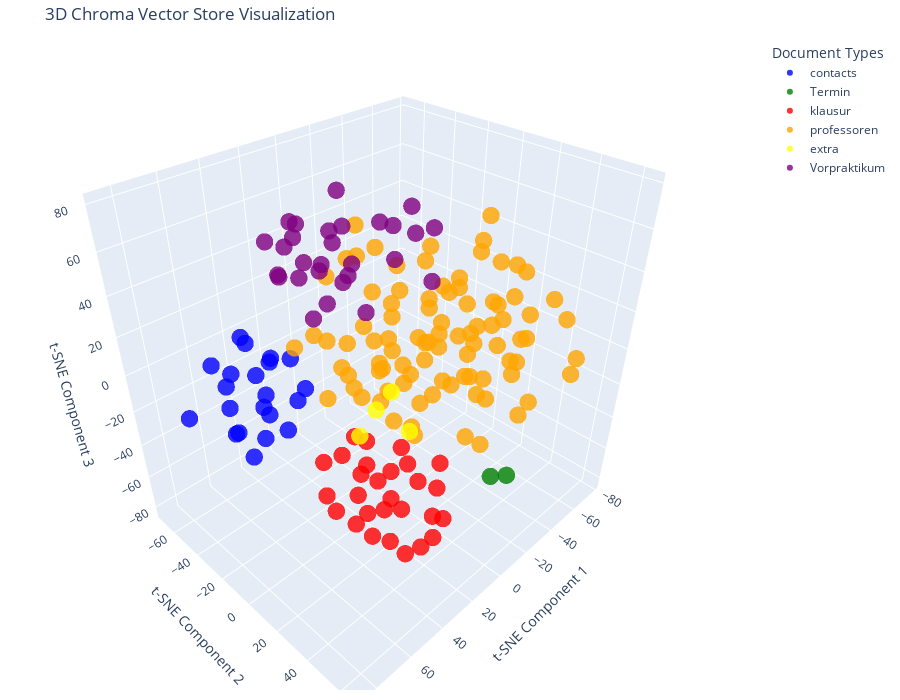

Source (notebook cell):
### Code cell
# Let's try 3D!
tsne = TSNE(n_components=3, random_state=42)
reduced_vectors = tsne.fit_transform(vectors)

fig_3d = go.Figure()
for doc_type, color in type_color_map.items():
    indices = [i for i, t in enumerate(v_doc_types) if t == doc_type]
    if not indices:
        continue
    fig_3d.add_trace(go.Scatter3d(
        x=reduced_vectors[indices, 0],
        y=reduced_vectors[indices, 1],
        z=reduced_vectors[indices, 2],
        mode='markers',
        marker=dict(size=6, color=color, opacity=0.8),
        name=doc_type,
        # Using v_docs[i] to ensure we only get the text snippet
        text=[f"Type: {doc_type}<br>Text: {v_docs[i][:100]}..." for i in indices],
        hoverinfo='text'
    ))

fig_3d.update_layout(
    title='3D Chroma Vector Store Visualization',
    scene=dict(
        xaxis_title='t-SNE Component 1',
        yaxis_title='t-SNE Component 2',
        zaxis_title='t-SNE Component 3'
    ),
    width=900,
    height=700,
    margin=dict(r=20, b=10, l=10, t=40),
    legend_title_text='Document Types'
)

### Figure 1 — Plotly figure (JSON) as saved in the notebook; plotly's stock layout.template omitted (floating-point values rounded to 4 significant figures)
{"data": [{"hoverinfo": "text", "marker": {"color": "blue", "opacity": 0.8, "size": 6}, "mode": "markers", "name": "contacts", "text": ["Type: contacts<br>Text: [\n  {\n    \"type\": \"studierendensekretariat_sprechstunden\",\n    \"name\": \"Frau Schneider\",\n    \"offene...", "Type: contacts<br>Text: {\n    \"type\": \"studierendensekretariat_sprechstunden\",\n    \"name\": \"Frau Theobald\",\n    \"offene_spre...", "Type: contacts<br>Text: \"bereich\": \"AING\",\n    \"offene_sprechstunde\": \"Dienstag und Donnerstag von 09:00 bis 12:00 Uhr und D...", "Type: contacts<br>Text: \"sprechstunde_nach_termin\": \"Montag bis Donnerstag 13:30 bis 15:00 Uhr\"\n  },\n  {\n    \"type\": \"anspre...", "Type: contacts<br>Text: \"email\": \"sandra.schmidt@hs-kl.de\"\n  },\n  {\n    \"type\": \"ansprechpartner_studierendensekretariat\",\n ...", "Type: contacts<br>Text: },\n  {\n    \"type\": \"ansprechpartner_studierendensekretariat\",\n    \"studiengang\": \"Elektrotechnik\",\n ...", "Type: contacts<br>Text: \"studiengang\": \"Elektrotechnik - berufsbegleitend\",\n    \"sachbearbeiterin\": \"Nadine Schneider\",\n    ...", "Type: contacts<br>Text: \"studiengang\": \"Energie-Ingenieurwesen - dual\",\n    \"sachbearbeiterin\": \"Petra Helfrich\",\n    \"raum\"...", "Type: contacts<br>Text: \"raum\": \"Kammgarn F 0.009\",\n    \"durchwahl\": \"2126\",\n    \"email\": \"nadine.schneider@hs-kl.de\"\n  },\n ...", "Type: contacts<br>Text: \"durchwahl\": \"2270\",\n    \"email\": \"sandra.schmidt@hs-kl.de\"\n  },\n  {\n    \"type\": \"ansprechpartner_st...", "Type: contacts<br>Text: },\n  {\n    \"type\": \"ansprechpartner_studierendensekretariat\",\n    \"studiengang\": \"Mechatronik - ausb...", "Type: contacts<br>Text: \"studiengang\": \"Wirtschaftsingenieurwesen\",\n    \"sachbearbeiterin\": \"Petra Helfrich\",\n    \"raum\": \"K...", "Type: contacts<br>Text: \"sachbearbeiterin\": \"Jeannette Krob\",\n    \"raum\": \"Kammgarn F 0.014\",\n    \"durchwahl\": \"2191\",\n    \"...", "Type: contacts<br>Text: \"durchwahl\": \"2191\",\n    \"email\": \"jeannette.krob@hs-kl.de\"\n  },\n  {\n    \"type\": \"ansprechpartner_pr...", "Type: contacts<br>Text: },\n  {\n    \"type\": \"ansprechpartner_pruefungsamt_aing\",\n    \"studiengang\": \"LehrePlusHS\",\n    \"sachb...", "Type: contacts<br>Text: \"sachbearbeiterin\": \"Jeannette Krob\",\n    \"raum\": \"Kammgarn F 0.014\",\n    \"durchwahl\": \"2191\",\n    \"...", "Type: contacts<br>Text: \"sachbearbeiterin\": \"Jeannette Krob\",\n    \"raum\": \"Kammgarn F 0.014\",\n    \"durchwahl\": \"2191\",\n    \"...", "Type: contacts<br>Text: \"sachbearbeiterin\": \"Jeannette Krob\",\n    \"raum\": \"Kammgarn F 0.014\",\n    \"durchwahl\": \"2191\",\n    \"...", "Type: contacts<br>Text: \"durchwahl\": \"2273\",\n    \"email\": \"lucia.doll@hs-kl.de\"\n  },\n  {\n    \"type\": \"ansprechpartner_pruefu...", "Type: contacts<br>Text: },\n  {\n    \"type\": \"ansprechpartner_pruefungsamt_bug\",\n    \"studiengang\": \"Bauingenieurwesen Bachelo...", "Type: contacts<br>Text: \"studiengang\": \"Virtual Design Bachelor/Master\",\n    \"sachbearbeiterin\": \"Stephanie Rains\",\n    \"rau..."], "type": "scatter3d", "x": [61.9, 60.53, 46.59, 62.07, 69.48, 57.12, 58.02, 47.52, 72.91, 76.27, 60.31, 41.03, 53.17, 65.94, 54.29, 46.79, 35.97, 50.42, 66.62, 41.59, 86.28], "y": [-27.09, -41.5, -33.73, -16.04, -3.943, -14.87, -18.36, -4.95, -23.95, -13.73, -1.808, -22.21, -51.31, -45.25, -35.05, -49.82, -43.82, -35.63, -33.85, -18.4, -33.72], "z": [-35.63, -31.63, -23.83, -17.88, 9.996, 20.1, 1.998, 6.956, 11.18, -4.856, -5.86, 10.28, -6.593, 7.488, 18.3, 10.97, -2.596, -0.7165, -8.943, -9.956, -3.246]}, {"hoverinfo": "text", "marker": {"color": "green", "opacity": 0.8, "size": 6}, "mode": "markers", "name": "Termin", "text": ["Type: Termin<br>Text: # Termine\n\n## Wintersemester 2025/26\n\n### Montag, 01.09.2025\n**Beginn des Wintersemesters**\n\n### Mon...", "Type: Termin<br>Text: ### Freitag, 01.05.2026\n**Keine Lehrveranstaltungen**  \n_Tag der Arbeit_\n\n### Donnerstag, 14.05.2026..."], "type": "scatter3d", "x": [-1.319, 9.297], "y": [64.91, 64.22], "z": [-27.59, -21.58]}, {"hoverinfo": "text", "marker": {"color": "red", "opacity": 0.8, "size": 6}, "mode": "markers", "name": "klausur", "text": ["Type: klausur<br>Text: Prüfungsplan für das WiSe 2025/2026 des Fachbereichs AINGStand: 09.10.2025\nalle Bachelor-Studiengäng...", "Type: klausur<br>Text: Algorithmen 1 Ba 1842 Mo 19.01.2026 60 min 8:00 9:00 Kiss Bomarius W 5 W W W W W W W W W W W W W W W...", "Type: klausur<br>Text: Arbeitswissenschaft Ba 1014 Mi 25.02.2026 90 min 11:00 12:30 Thurnes Hielscher W W W W W W W W W W W...", "Type: klausur<br>Text: Bildverarbeitung Ba 1301 Mo 26.01.2026 90 min 11:00 12:30 Böhm Steidel W 6 W W W W W W W W W W W W W...", "Type: klausur<br>Text: Digitale Systeme und IoT Ba 1843 Fr 23.01.2026 90 min 11:00 12:30 Schütz Opperskalski 5 5 W W W W W ...", "Type: klausur<br>Text: Einführung in die objektorientierte Softwareentwicklung Ba 1042 Di 20.01.2026 90 min 11:00 12:30 Bom...", "Type: klausur<br>Text: Elektrische Maschinen 2 Ba 1858 Di 27.01.2026 90 min 11:00 12:30 Urschel Schumann W W 6 W W W W W W ...", "Type: klausur<br>Text: Elektronik und EMV Ba 1821 Fr 27.02.2026 120 min8:00 10:00 Schumann Steil 3 3 3 W W W W W W W W 3 W ...", "Type: klausur<br>Text: Fahrzeugantriebe Ba 1883 Di 20.01.2026 120 min11:00 13:00 Heidrich Opperskalski W W W W W 5 W W W W ...", "Type: klausur<br>Text: Finite-Elemente-Methode Ba 1076 ##### Absprache Dozentmündl. Info von DozentMagin Gilbert W W W W 5 ...", "Type: klausur<br>Text: Generative Fertigungsverfahren Ba 1745 ##### Absprache Dozentmündl. Info von DozentEnk Kilb W W W W ...", "Type: klausur<br>Text: Grundlagen der Softwareentwicklung 1 + 2 Ba 1813 Do 29.01.2026 90 min 11:00 12:30 Schütz Kiss 2 2 2 ...", "Type: klausur<br>Text: Ingenieurmathematik 1 Ba 1810 Mo 23.02.2026 120 min14:00 16:00 Maier / Steidel Steidel / Maier 1 1 1...", "Type: klausur<br>Text: IT-Sicherheit Ba 1648 Mi 28.01.2026 60 min 8:00 9:00 Kiss Bomarius 6 6 6 W W W W W W W W W W W W W W...", "Type: klausur<br>Text: Konstruktion - Hausarbeit Ba 1200 ##### Absprache Dozent HA Info von DozentKilb Enk W W W W 5 5 5 5 ...", "Type: klausur<br>Text: Leichtbaukonstruktion Ba 1132 ##### Absprache DozentE-PortfolioInfo von DozentMagin Heß W W W W W 5 ...", "Type: klausur<br>Text: Maschinenelemente 1 Ba 1867 Mi 21.01.2026 90 min 11:00 12:30 Enk Kilb W W W - 1 1 1 1 1 1 1 - - - - ...", "Type: klausur<br>Text: Mechanische Verfahrenstechnik Ba 1157 Di 27.01.2026 90 min 8:00 9:30 Kaiser López López W W W W W W ...", "Type: klausur<br>Text: Operations Research Ba 1182 Mi 28.01.2026 90 min 8:00 9:30 Bott Reiner W W W W W W W W W W W W 4 4 4...", "Type: klausur<br>Text: Glöser\nGlöser / Fischer / \nBecherer 5 5 5 5 - - - - - - - - - - - - - - - Do 20.11.2025 #WERT! #WERT...", "Type: klausur<br>Text: Regelungstechnik 1 Ba 1832 Mi 25.02.2026 90 min 14:00 15:30 Herchenhan Opperskalski 5 5 5 - - - - - ...", "Type: klausur<br>Text: Robotik 2 Ba 1501 Mi 28.01.2026 60 min 11:00 12:00 Bitsch Maier W W W W W W W W W W W 6 W W W W W W ...", "Type: klausur<br>Text: Steuerungstechnik Ba 1881 Mo 26.01.2026 90 min 14:00 15:30 Heidrich Opperskalski - - - - W 4 W W W W...", "Type: klausur<br>Text: Therm. Verfahrenstechnik Ba 1239 Mo 23.02.2026 90 min 8:00 9:30 López López Kaiser W W W W W W W W W...", "Type: klausur<br>Text: Werkstoffkunde (für EI und MT) Ba 1886 Do 29.01.2026 90 min 14:00 15:30 Geromiller / Starke Starke /...", "Type: klausur<br>Text: PCB-Design for Power Electronics RW 2254 ##### Absprache Dozentmündl. Info von DozentSchumann Ursche...", "Type: klausur<br>Text: Tutoriumstätigkeit RW 1256-1260 ##### Absprache Dozent - Info von DozentDiverse Prüfer Diverse Prüfe...", "Type: klausur<br>Text: Technische Bauteilsauberkeit RW 1695 ##### Absprache Dozent90 min Info von DozentHielscher Enk W W W..."], "type": "scatter3d", "x": [41.46, 25.29, 15.62, 2.308, 1.611, 16.65, 24.01, 21.79, 38.53, 31.27, 16.99, 31.45, 43.38, 47.59, 47.58, 33.15, 36.48, 16.93, 22.42, 4.092, 35.88, 34.04, 14.06, 1.385, 17.44, 13.91, 29.87, 31.33], "y": [24.62, 29.69, 19.83, 30.44, 11.01, 14.71, 21.57, 3.976, 0.3248, 6.429, 14.82, 20.97, 36.87, 23.92, 5.149, 9.87, 22.48, 46.9, 36.39, 32.96, 51.17, 40.69, 39.34, 27.86, -4.824, -4.36, -3.936, -15.7], "z": [-20.18, -53.98, -29.54, -56.23, -54.14, -64.05, -82.24, -77.93, -66.94, -21.9, -46.32, -38.45, -35.97, -51.08, -47.24, -53.67, -68.33, -53.37, -34.37, -37.91, -53.27, -67.36, -73.53, -77.36, -60.82, -41.72, -40.2, -51.21]}, {"hoverinfo": "text", "marker": {"color": "orange", "opacity": 0.8, "size": 6}, "mode": "markers", "name": "professoren", "text": ["Type: professoren<br>Text: # Prof. Dr.-Ing. Albert Meij\n\n**Campus:** Kaiserslautern  \n**E-Mail:** albert.meij(at)hs-kl(dot)de  ...", "Type: professoren<br>Text: ## Biographie\n- Berufung an die Hochschule Kaiserslautern für das Fachgebiet Konstruktion, Leichtbau...", "Type: professoren<br>Text: - Leitung des ersten englischsprachigen Master-Studiengangs in Rheinland-Pfalz im Rahmen des INHEE-P...", "Type: professoren<br>Text: ---\n\n## Lehrgebiete\n- Leichtbau  \n- Verbundwerkstoffe  \n- Methodische Produktentwicklung  \n\n---\n\n## ...", "Type: professoren<br>Text: ### XP2P – Peer-to-Peer-Learning in Mechatronics (ERASMUS Strategic Partnerships)\n- Laufzeit: 01.10....", "Type: professoren<br>Text: # Prof. Dr.-Ing. Andreas Steil\n\n## Kontakt\n**Telefon:** +49 631 3724-2211  \n**Fax:** +49 631 3724-21...", "Type: professoren<br>Text: ## Projekte\n### DRM und DRM+: Digitaler Hörfunk der Zukunft\n- **Beginn:** 01.10.2006  \n- **Projektle...", "Type: professoren<br>Text: # Prof. Dipl.-Ing. Karl-Heinz Helmstädter\n\n**Campus:** Kaiserslautern  \n**Raum:** F2.026  \n**Telefon...", "Type: professoren<br>Text: ### Bachelor PO2024\n- Einführung in die Produktentwicklung: Konstruktionsmethodik – Vorlesung und Pr...", "Type: professoren<br>Text: # Prof. Dr.-Ing. Christian M. Thurnes\n\n## Kontakt\n**Telefon:** +49 631 3724-2244  \n**E-Mail:** Chris...", "Type: professoren<br>Text: ## Lehrgebiete\n- Operational Excellence- und Innovationsmethodik  \n\n## Tätigkeiten\n- Studiengangslei...", "Type: professoren<br>Text: # Prof. Dr.-Ing. Christian Schumann\n\n**Lehrgebiete:** Leistungselektronik, Elektronik, EMV  \n**Forsc...", "Type: professoren<br>Text: **Kontakt:**  \n- **Telefon:** +49 631 3724-2469  \n- **E-Mail:** christian.schumann(at)hs-kl(dot)de  ...", "Type: professoren<br>Text: **Projekte:**  \n- **Elektronischer Gruppen-Antrieb auf Leiterplattenbasis als Synergetisches System ...", "Type: professoren<br>Text: - Mitarbeiter: B. Eng. Max Wagner  \n- **Sulfuric Acid Electrification: Tests and Technological Appli...", "Type: professoren<br>Text: - Projektleitung: Prof. Dr.-Ing. Christian Schumann, Prof. Dr.-Ing. Sven Urschel  \n  - Mitarbeiter: ...", "Type: professoren<br>Text: **Projekte und Lehrkonzepte (fortlaufend):**  \n- OPENEDU-RLP: Tutorials für Simulationstools in Leis...", "Type: professoren<br>Text: **Leistungsangebot:**  \n- Entwurf, Dimensionierung und Analyse leistungselektronischer Schaltungen  ...", "Type: professoren<br>Text: ---\nname: Prof. Dr.-Ing. Constantin Bauer\nfaculty: Angewandte Ingenieurwissenschaften\ncampus: Kaiser...", "Type: professoren<br>Text: # Prof. Dr.-Ing. Dirk Enk\n\n**Campus:** Kaiserslautern  \n**Raum:** F1.036  \n**Telefon:** +49 631 3724...", "Type: professoren<br>Text: # Prof. Dr. Eva Maria Kiss\n\n**Campus:** Kaiserslautern  \n**Raum:** F1.026  \n**Telefon:** +49 631 372...", "Type: professoren<br>Text: **Kurzbeschreibung:**  \nelab2go stellt didaktisch aufbereitete Demonstratoren zu aktuellen technolog...", "Type: professoren<br>Text: # Prof. Dr.-Ing. Felix Möhrle\n\n**Campus:** Kaiserslautern  \n**Raum:** F1.033  \n**E-Mail:** felix.moe...", "Type: professoren<br>Text: # Prof. Dr. rer. nat. Felix Wick\n\n## Kontakt\n**Telefon:** +49 631 3724-2217  \n**E-Mail:** felix.wick...", "Type: professoren<br>Text: # Prof. Dr. rer. nat. Frank Bomarius\n\n**Campus:** Kaiserslautern  \n**Raum:** F2.030  \n**Telefon:** +...", "Type: professoren<br>Text: Seit 2004 hat er eine Professur am Fachbereich Angewandte Ingenieurwissenschaften der Hochschule Kai...", "Type: professoren<br>Text: ---\nname: Prof. Dr.-Ing. Gerd Bitsch\nfaculty: Angewandte Ingenieurwissenschaften\ncampus: Kaiserslaut...", "Type: professoren<br>Text: ## Arbeitsgruppe MecRoKa\nBezeichnung: Mechatronik und Robotik an der Hochschule Kaiserslautern  \nGrü...", "Type: professoren<br>Text: ## Themengebiete\n- Roboterbasierter Fahrsimulator RODOS  \n- Messfahrzeug REDAR  \n- Digitale Umgebung...", "Type: professoren<br>Text: ## Sprechstunde\n- Nach Vereinbarung  \n\n## Robotik AG\nEine offene Gruppe robotikinteressierter Studie...", "Type: professoren<br>Text: ### Am Fraunhofer-Institut für Techno- und Wirtschaftsmathematik (ITWM)\n\n**Dr.-Ing. Michael Kleer** ...", "Type: professoren<br>Text: **B.A. Ann-Kathrin Bäumler**  \nAufgabenbereich: Projekt ODPfalz – Umgebungsmodellierung / Virtual De...", "Type: professoren<br>Text: # Prof. Priv.-Doz. Dr.-Ing. habil. Peter Starke\n\n**Kontakt:**  \n- Telefon: +49 631 3724-2389  \n- E-M...", "Type: professoren<br>Text: **Fachbereich:** Angewandte Ingenieurwissenschaften  \n**Campus:** Kaiserslautern  \n**Raum:** H1-2010...", "Type: professoren<br>Text: ## Lehrgebiete\n- Werkstoffkunde & Werkstoffprüfung  \n- Konstruktionswerkstoffe  \n- Zerstörende & zer...", "Type: professoren<br>Text: ## Veranstaltungen\n- Werkstoffkunde  \n- Konstruktionswerkstoffe  \n- Zerstörende & Zerstörungsfreie P...", "Type: professoren<br>Text: # Prof. Dr.-Ing. Hans-Peter Geromiller\n\n**Campus:** Kaiserslautern  \n**Raum:** F0.030  \n**Telefon:**...", "Type: professoren<br>Text: # Prof. Dr.-Ing. Hartmut Opperskalski\n\n**Lehrgebiete:** Automatisierungstechnik, Leiter des Institut...", "Type: professoren<br>Text: # Prof. Dr.-Ing. Heiko Heß\n\n**Campus:** Kaiserslautern  \n**Raum:** F1.027  \n**Telefon:** +49 631 372...", "Type: professoren<br>Text: ---\n\n## Sprechstunde\n- Nach Vereinbarung, telefonisch oder per E-Mail  \n\n---\n\n## Veranstaltungen\n- S...", "Type: professoren<br>Text: # Prof. Dr.-Ing. Hubert Klein\n\n**Campus:** Kaiserslautern  \n**Raum:** F1.025  \n**Telefon:** +49 631 ...", "Type: professoren<br>Text: **Sommersemester:**  \n- Produktionsplanung und -steuerung – Vorlesung (Bachelor)  \n- Qualitätsmanage...", "Type: professoren<br>Text: # Prof. Dr.-Ing. Karsten Glöser\n\n**Campus:** Kaiserslautern  \n**Raum:** F2.025  \n**Telefon:** +49 63...", "Type: professoren<br>Text: **Kurzbeschreibung:**  \nEntwicklung von modularen Stromschienensystemen auf Basis von Hochtemperatur...", "Type: professoren<br>Text: **Kurzbeschreibung:**  \nUntersuchung des Verhaltens von supraleitenden Kabelsystemen bei gleichzeiti...", "Type: professoren<br>Text: # Prof. Dr. rer. pol. Klaus Fischer\n\n**Campus:** Kaiserslautern  \n**Raum:** F2.027  \n**E-Mail:** kla...", "Type: professoren<br>Text: # Prof. Dr. rer. nat. Martin Böhm\n\n**Campus:** Kaiserslautern  \n**Raum:** F2.031  \n**Telefon:** +49 ...", "Type: professoren<br>Text: ### Berufsbegleitender Master\n- Numerische Methoden  \n- Mehrdimensionale Funktionen der Elektrotechn...", "Type: professoren<br>Text: ---\n\n### AEROS\n**Titel:** Automatische Erfassung von Verkehrszeichen  \n**Projektleitung:** Prof. Dr....", "Type: professoren<br>Text: # Prof. Dr.-Ing. Martin Hoof\n\n**Campus:** Kaiserslautern  \n**Raum:** F2.034  \n**Telefon:** +49 631 3...", "Type: professoren<br>Text: # Prof. Dr.-Ing. Matthias Hampel\n\n**Campus:** Kaiserslautern  \n**Raum:** F1.022  \n**Telefon:** +49 6...", "Type: professoren<br>Text: Seit 2012 lehrt er an der Hochschule Kaiserslautern Physik und Erneuerbare Energien.  \n\n---\n\n## Spre...", "Type: professoren<br>Text: # Prof. Dr.-Ing. Matthias R. Leiner\n\n**Campus:** Kaiserslautern  \n**Raum:** F1.028  \n**Telefon:** +4...", "Type: professoren<br>Text: ## Projekte\n\n### Mechatronisches Projekt \"Viergliedriges Koppelgetriebe mit lagegeregeltem Drehstrom...", "Type: professoren<br>Text: **Kurzbeschreibung:**  \nRealitätsnahe Modellierung der hydrodynamischen Gleitlagerkräfte in Kurbelwe...", "Type: professoren<br>Text: # Prof. Dr.-Ing. Michael Herchenhan\n\n**Campus:** Kaiserslautern  \n**Raum:** F2.036  \n**Telefon:** +4...", "Type: professoren<br>Text: # Prof. Dr.-Ing. Michael Magin\n\n**Campus:** Kaiserslautern  \n**Raum:** F1.031  \n**Telefon:** +49 631...", "Type: professoren<br>Text: ## Tätigkeiten\n- Vizepräsident für Internationalisierung  \n\n## Sprechstunde\n- Nach Vereinbarung per ...", "Type: professoren<br>Text: ### FiberEngine\n- **Zeitraum:** 01.07.2021 – 30.06.2023  \n- **Projektleitung:** Prof. Dr.-Ing. Micha...", "Type: professoren<br>Text: # Prof. Dr.-Ing. Norbert Gilbert\n\n**Campus:** Kaiserslautern  \n**Raum:** F1.029  \n**Telefon:** +49 6...", "Type: professoren<br>Text: # Prof. Dr.-Ing. Oliver Maier\n\n**Campus:** Kaiserslautern  \n**Raum:** F2.037  \n**Telefon:** +49 631 ...", "Type: professoren<br>Text: ## Sprechstunde\n- Nach Vereinbarung  \n\n---\n\n## Vorlesungen WS 25/26\n1. **Grundlagen der Simulation (...", "Type: professoren<br>Text: # Prof. Dr.-Ing. Peter Heidrich\n\n**Campus:** Kaiserslautern  \n**Raum:** F2.016  \n**Telefon:** +49 63...", "Type: professoren<br>Text: # Prof. Dr. rer. nat. Stefan Steidel\n\n## Kontakt\n**Telefon:** +49 631 3724-2250  \n**E-Mail:** stefan...", "Type: professoren<br>Text: ## Biographie\n2003 - 2007 : Studium der Mathematik und Physik an der TU Kaiserslautern – Erstes Staa...", "Type: professoren<br>Text: 2018 - heute : Lehrauftrag an der Hochschule Kaiserslautern im berufsbegleitenden Bachelorstudiengan...", "Type: professoren<br>Text: ## Lehrgebiete\n- Mathematik  \n- Ingenieurinformatik...", "Type: professoren<br>Text: ## Tätigkeiten\n- Vorsitz Prüfungsausschuss:  \n  - \"Automatisierungstechnik, Bachelor\"  \n  - \"Elektro...", "Type: professoren<br>Text: - \"Prozessingenieurwesen, Bachelor\"  \n  - \"Wirtschaftsingenieurwesen, Bachelor\"  \n  - \"Wirtschaftsin...", "Type: professoren<br>Text: ## Veranstaltungen\n**Bachelorstudiengänge:**  \n- Ingenieurmathematik 1  \n- Ingenieurmathematik 2  \n-...", "Type: professoren<br>Text: # Prof. Dr.-Ing. Steffen Schütz\n\n**Campus:** Kaiserslautern  \n**Raum:** H2.071.3  \n**Telefon:** +49 ...", "Type: professoren<br>Text: **Kurzbeschreibung:**  \nIm Mittelpunkt des Projekts steht die Entwicklung einer Beinprothese, die mi...", "Type: professoren<br>Text: **Kurzbeschreibung:**  \nUntersuchung, wie maschinelles Lernen genutzt werden kann, um die Vorsteueru...", "Type: professoren<br>Text: **Kurzbeschreibung:**  \nDas Open Source Leg (OSL) ist eine quelloffene Plattform für Forschung an ak...", "Type: professoren<br>Text: ---\n\n## Übersicht\n- Veröffentlichungen: *(nicht angegeben)*\n- Projekte: EmKiPro2, KI-SeRvo, Open Sou...", "Type: professoren<br>Text: # Prof. Dr.-Ing. Stephan Werth\n\n## Kontakt\n**Telefon:** +49 631 3724-2213  \n**E-Mail:** stephan.wert...", "Type: professoren<br>Text: **Sommersemester:**  \n- Apparatebau (Bachelor & BbB)  \n- IMAT 1 für AI (Bachelor)  \n- Strömungslehre...", "Type: professoren<br>Text: # Prof. Dr.-Ing. Sven Urschel\n\n## Kontakt\n**Telefon:** +49 631 3724-2240  \n**E-Mail:** sven.urschel(...", "Type: professoren<br>Text: ## Lehrgebiete\n- Elektrotechnische Systeme der Mechatronik  \n\n## Forschungsgebiete\n- Elektrische Mas...", "Type: professoren<br>Text: ## Projekte\n- 01.01.2017 - 31.03.2020: IMPROVE – Anwendungsentwicklung innovativer Leistungselektron...", "Type: professoren<br>Text: - 01.09.2021 - 31.08.2025: MiNaMag  \n- 01.01.2024 - 31.12.2025: Normung und Standardisierung von Prü...", "Type: professoren<br>Text: # Prof. Dr.-Ing. Thomas Kilb\n\n**Campus:** Kaiserslautern  \n**Raum:** F1.030  \n**Telefon:** +49 631 3...", "Type: professoren<br>Text: # Prof. Dr. Thomas Reiner\n\n**Lehrgebiete:** Finanz- und Rechnungswesen, Controlling, Value Chain Eng...", "Type: professoren<br>Text: # Prof. Dr.-Ing. Torsten Hielscher\n\n**Campus:** Kaiserslautern  \n**Raum:** F1.032  \n**Telefon:** +49...", "Type: professoren<br>Text: ## Sprechstunde\n- Nach Terminvereinbarung  \n\n---\n\n## Projekte\n\n### Evaluation des Einflusses der Bau...", "Type: professoren<br>Text: # Prof. Dr.-Ing. Victor López López\n\n**Campus:** Kaiserslautern  \n**Raum:** F2.032  \n**Telefon:** +4...", "Type: professoren<br>Text: ### Sonstiges\n- Erasmus Blended Intensive Program: \"Decarbonisation Strategies in Process Engineerin...", "Type: professoren<br>Text: **Mitarbeiter:**  \n- M. Eng. Eric Hemmer  \n- M. Eng. Simon Holzmann  \n- Dipl.-Ing. (FH) Harry Maibau...", "Type: professoren<br>Text: # Prof. Dr.-Ing. Wulf Kaiser\n\n**Campus:** Kaiserslautern  \n**Raum:** F2.017  \n**Telefon:** +49 631 3...", "Type: professoren<br>Text: ## Expertise\n- Prozessentwicklung (Scale-up von Laboranlage zur großtechnischen Prozessanlage)  \n- F..."], "type": "scatter3d", "x": [-16.48, -53.82, -55.21, -11.81, -58.01, -58.96, -46.87, -8.434, -9.656, -19.1, -19.8, -68.58, -9.296, -33.01, -21.19, -76.79, -20.1, -26.37, -3.194, -11.52, -33.18, 7.721, -27.89, -41.23, -46.44, -58.98, 5.155, 0.8618, 9.612, -1.011, -46.51, -33.8, -1.954, -35.53, -30.17, -34.91, -4.005, -39.67, -35.45, -21.68, -11.52, -23.58, -45.55, -11.5, 2.399, -34.07, -16.56, -42.16, -14.3, -8.873, -58.47, -74.88, -27.52, -36.02, -35.53, -48.29, -20.28, -32.47, -6.33, 10.8, -32.36, 19.68, -18.77, -56.89, -65.03, -66.38, -38.18, -14.83, -18.59, -25.77, -51.18, -63.42, -59.56, -59.54, -57.4, -48.98, -32.94, -64.3, -15.39, -37.65, -41.82, -20.43, -23.5, -25.05, -21.89, -40.33, -21.53, -7.104, -38.0, 13.4], "y": [51.58, -8.976, -20.31, -44.51, -13.58, 29.84, -37.9, 18.17, -56.03, -0.4497, -18.32, 20.05, -18.21, -43.0, -44.6, -3.977, -19.49, -10.4, 58.93, 35.65, 17.4, -36.99, 49.29, 59.05, 62.04, 56.65, 55.11, -3.229, -16.75, -10.67, 42.68, 46.07, -3.755, -11.86, -26.12, -36.26, 36.91, 13.55, 5.93, -15.16, 19.85, 24.86, 6.446, -70.28, -69.47, 37.03, 34.48, -16.93, 3.364, 21.06, 20.08, 14.59, 13.47, -23.19, -7.099, -23.32, 0.07742, -33.01, -43.04, 27.38, 42.83, 29.3, 3.004, 42.58, -4.881, -2.808, -51.13, -39.65, -44.15, -58.79, 1.236, -26.88, -24.77, -39.54, 7.534, 15.71, 27.12, 7.569, -29.84, -51.6, -64.13, 27.89, 35.96, 19.18, -25.38, 26.26, -55.26, -56.14, 29.59, 5.668], "z": [10.3, 17.52, 7.892, -17.36, -51.32, 11.35, -57.24, 18.7, 17.07, 42.79, 33.53, -11.17, -38.6, -44.19, -56.63, -17.48, -57.89, -65.89, 27.31, 28.99, -17.04, -3.248, 21.85, 29.4, 0.3818, -0.09154, 11.24, -18.5, -19.09, -7.34, -25.71, -24.38, 20.47, 12.36, 13.23, -0.388, 8.227, 44.79, 25.56, -20.87, 38.55, -43.95, -3.467, -24.28, -25.11, 34.21, -9.474, -17.89, -30.33, -4.948, 33.76, 21.76, 6.646, -38.04, -42.35, 31.31, 0.1427, -26.11, -28.8, 19.22, 4.305, -9.755, 20.71, 25.64, 34.92, 47.9, 24.35, 32.31, 45.25, 19.87, -20.84, -20.08, -32.85, -33.64, -36.07, 16.53, -53.11, 4.969, 16.94, -31.19, -29.48, 12.66, 54.2, 26.99, -10.31, 1.47, -47.66, -56.11, 17.87, 5.185]}, {"hoverinfo": "text", "marker": {"color": "yellow", "opacity": 0.8, "size": 6}, "mode": "markers", "name": "extra", "text": ["Type: extra<br>Text: # Informationen zum Deutschland-Semesterticket\n\nDas neue Semesterticket gilt ab **01.03.2025** und i...", "Type: extra<br>Text: Das Ticket wird über die **myVRN App** bezogen, wo das Ticket nach Überprüfung der Identität für **0...", "Type: extra<br>Text: Nur bestimmte Personengruppen sind von der Bezugs- und Beitragspflicht befreit und können eine Rücke...", "Type: extra<br>Text: ## Hinweise zur Nutzung\n\nAnders als beim bisherigen Semesterticket gilt **der Studierendenausweis ni..."], "type": "scatter3d", "x": [42.23, 43.99, 43.4, 56.95], "y": [48.81, 32.98, 40.5, 37.53], "z": [12.81, 15.04, 27.35, 12.69]}, {"hoverinfo": "text", "marker": {"color": "purple", "opacity": 0.8, "size": 6}, "mode": "markers", "name": "Vorpraktikum", "text": ["Type: Vorpraktikum<br>Text: # Grundpraktikum\n\nPraktische Erfahrungen gehören zu den unmittelbaren Zulassungsvoraussetzungen für ...", "Type: Vorpraktikum<br>Text: **Unternehmensdatenbank:**  \nViele Firmen kooperieren regelmäßig mit uns und bieten Plätze für das G...", "Type: Vorpraktikum<br>Text: **Funktionen:**  \n- Leiter des Praktikantenamts (Maschinenbau und Mechatronik)  \n- Leiter des Prakti...", "Type: Vorpraktikum<br>Text: BleibenSie organisiert: \nIhre Vorpraktikums-Checkliste(PO 24)\nBitte vollständig ausfüllen und bei we...", "Type: Vorpraktikum<br>Text: Tätigkeiten an - auf Grundlage der Angaben im Ausbildungsplan. Die Dauer \nwird in vollen Wochen ange...", "Type: Vorpraktikum<br>Text: Sie Ihre Praktikumsanerkennung für die Anmeldung zu Prüfungen ab dem 3. Semester benötigen.\n• Rechne...", "Type: Vorpraktikum<br>Text: Vorpraktikumsordnung für die Bachelorstudiengänge  \nElektrotechnik, Energie-Ingenieurwesen, Maschine...", "Type: Vorpraktikum<br>Text: § 4 Ausbildungspläne \n§ 5 Ausbildungsfelder \n§ 6 Ausbildungsbetriebe \n§ 7 Berichterstattung, Beschei...", "Type: Vorpraktikum<br>Text: (2) Sie gilt für alle Studierenden der Bachelorstudiengänge Elektrotechnik, Energieeffiziente System...", "Type: Vorpraktikum<br>Text: (2) Die Einbindung der Praktikantin oder des Praktikanten in die berufliche Praxis für die Dauer des...", "Type: Vorpraktikum<br>Text: Ableistung des Vorpraktikums wird von einer Rege larbeitszeit von ca. 38 Stunden je Woche \nausgegang...", "Type: Vorpraktikum<br>Text: Zulassung dieser Abweichungen. \n \n1) Ausbildungsplan Bachelor-Studiengang Elektrotechnik \nEs sind mi...", "Type: Vorpraktikum<br>Text: verbleibenden Wochen können beliebig aus den Bereichen (ET), (MB) und (W) ergänzt werden. Die \nKombi...", "Type: Vorpraktikum<br>Text: 4) Ausbildungsplan Bachelor-Studiengang Mechatronik \nEs sind mindestens 12 Wochen praktische Tätigke...", "Type: Vorpraktikum<br>Text: Bereiche (ET), (MB) und (W) ist zwar gewünscht, aber nicht vorgeschrieben. \n5.2) Schwerpunkte Maschi...", "Type: Vorpraktikum<br>Text: § 5 Ausbildungsfelder \nAusbildungsfeld Elektrotechnik (ET): \nAusbildungsinhalte sollen grundlegende ...", "Type: Vorpraktikum<br>Text: Industrie, Energieversorgung, Energieverteilung oder Gebäudetechnik, Reparatur \nvon Energie erzeugen...", "Type: Vorpraktikum<br>Text: im Einzelfall durch sinnvolle Alternativen ersetzt werden können. Die vermittelten Inhalte sind durc...", "Type: Vorpraktikum<br>Text: Ausbildungsfeld Betriebswirtschaft (W): \nAusbildungsinhalte sollen grundlegende praktische Tätigkeit...", "Type: Vorpraktikum<br>Text: (1) Die Wahl der Ausbildungsbetriebe und die zeitgerechte Bewerbung um Ausbildungsplätze sind \nAngel...", "Type: Vorpraktikum<br>Text: unterschreiten. \n(4) Kann das kooperierende Unternehmen in einem kooperativen Ingenieurstudiengang (...", "Type: Vorpraktikum<br>Text: der Tätigkeiten – orientiert an den im Ausbildungsplan genannten Bereichen – hervorgehen. Die \njewei...", "Type: Vorpraktikum<br>Text: anderen Ausbildungen und praktische Tätigkeiten, welche die im Ausbildungsplan genannten \nBereiche g...", "Type: Vorpraktikum<br>Text: durch Beschluss des Fachbereichsrats Abweichungen hinsichtlich des Vorpraktikums festgelegt \nwerden....", "Type: Vorpraktikum<br>Text: der Praktikantenamtsleiterin oder des Praktikantenamtsleiters nachzuholen, soweit das Praktikum \nink...", "Type: Vorpraktikum<br>Text: insgesamt 12 Wochen nachzuholen. \n(8) In allen nicht explizit genannten Fällen obliegt die Entscheid...", "Type: Vorpraktikum<br>Text: Pflichten ergeben sich aus dem Vertragsverhältnis zwischen der Praktikantin oder dem Praktikanten \nm...", "Type: Vorpraktikum<br>Text: (3) Sofern Studierende nach der unter § 1 Abs. 1 Nr. 1  genannten Fachprüfungsordnung studieren, \nwe..."], "type": "scatter3d", "x": [14.16, -34.15, -39.66, 48.15, 35.23, 30.13, 0.1244, 13.92, 4.455, 22.89, 17.4, 13.2, 9.297, 13.18, 25.76, 21.95, 11.87, 9.656, 31.82, 32.82, 46.23, 35.85, 42.71, 38.49, 40.09, 53.3, 15.96, 11.51], "y": [-19.21, -23.13, -14.04, 3.788, -3.055, 13.64, 10.9, 12.98, -4.696, -6.829, -7.769, -18.12, -28.51, -33.41, -28.09, -51.8, -59.03, -52.26, -45.61, -25.14, -18.35, -4.84, -13.89, 3.569, 14.95, 3.18, 13.92, 30.24], "z": [79.24, 56.23, 46.87, 44.84, 43.06, 44.03, 66.22, 60.62, 67.27, 70.9, 52.15, 37.96, 51.47, 37.53, 48.31, 31.89, 39.49, 52.41, 53.81, 63.19, 53.31, 59.94, 76.93, 77.7, 64.47, 64.03, 75.75, 56.87]}], "layout": {"height": 700, "legend": {"title": {"text": "Document Types"}}, "margin": {"b": 10, "l": 10, "r": 20, "t": 40}, "scene": {"xaxis": {"title": {"text": "t-SNE Component 1"}}, "yaxis": {"title": {"text": "t-SNE Component 2"}}, "zaxis": {"title": {"text": "t-SNE Component 3"}}}, "title": {"text": "3D Chroma Vector Store Visualization"}, "width": 900}}
